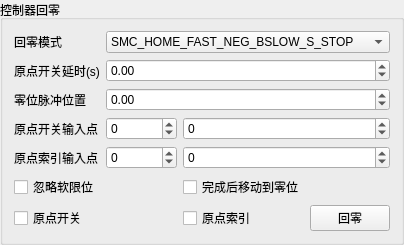
        <widget class="QGroupBox" name="groupBox_20">
         <property name="title">
          <string>控制器回零</string>
         </property>
         <layout class="QGridLayout" name="gridLayout_8">
          <item row="6" column="2">
           <widget class="QCheckBox" name="ckHomeRetrunZero">
            <property name="text">
             <string>完成后移动到零位</string>
            </property>
           </widget>
          </item>
          <item row="0" column="0">
           <widget class="QLabel" name="lbHomeStatus_60">
            <property name="text">
             <string>回零模式</string>
            </property>
           </widget>
          </item>
          <item row="7" column="0">
           <widget class="QCheckBox" name="ckSmcHomeIO">
            <property name="text">
             <string>原点开关</string>
            </property>
           </widget>
          </item>
          <item row="4" column="0">
           <widget class="QLabel" name="lbHomeStatus_58">
            <property name="text">
             <string>原点索引输入点</string>
            </property>
           </widget>
          </item>
          <item row="2" column="0">
           <widget class="QLabel" name="lbHomeStatus_56">
            <property name="text">
             <string>零位脉冲位置</string>
            </property>
           </widget>
          </item>
          <item row="1" column="0">
           <widget class="QLabel" name="lbHomeStatus_53">
            <property name="text">
             <string>原点开关延时(s)</string>
            </property>
           </widget>
          </item>
          <item row="4" column="1">
           <widget class="QSpinBox" name="txAxisHomeIndexModule">
            <property name="minimum">
             <number>-99</number>
            </property>
           </widget>
          </item>
          <item row="3" column="0">
           <widget class="QLabel" name="lbHomeStatus_57">
            <property name="text">
             <string>原点开关输入点</string>
            </property>
           </widget>
          </item>
          <item row="3" column="1">
           <widget class="QSpinBox" name="txAxisHomeSwitchModule">
            <property name="minimum">
             <number>-99</number>
            </property>
           </widget>
          </item>
          <item row="7" column="2">
           <widget class="QCheckBox" name="ckSmcHomeIndex">
            <property name="text">
             <string>原点索引</string>
            </property>
           </widget>
          </item>
          <item row="6" column="0">
           <widget class="QCheckBox" name="ckIgnoreHw">
            <property name="text">
             <string>忽略软限位</string>
            </property>
           </widget>
          </item>
          <item row="7" column="3">
           <widget class="QPushButton" name="btPlcHome">
            <property name="text">
             <string>回零</string>
            </property>
            <property name="checkable">
             <bool>false</bool>
            </property>
           </widget>
          </item>
          <item row="4" column="2" colspan="2">
           <widget class="QSpinBox" name="txAxisHomeIndexIO">
            <property name="minimum">
             <number>-99</number>
            </property>
           </widget>
          </item>
          <item row="3" column="2" colspan="2">
           <widget class="QSpinBox" name="txAxisHomeSwitchIO">
            <property name="minimum">
             <number>-99</number>
            </property>
           </widget>
          </item>
          <item row="2" column="1" colspan="3">
           <widget class="QDoubleSpinBox" name="txAxisHomePls">
            <property name="readOnly">
             <bool>false</bool>
            </property>
            <property name="decimals">
             <number>2</number>
            </property>
            <property name="minimum">
             <double>-999999.000000000000000</double>
            </property>
            <property name="maximum">
             <double>999999.989999999990687</double>
            </property>
            <property name="value">
             <double>0.000000000000000</double>
            </property>
           </widget>
          </item>
          <item row="1" column="1" colspan="3">
           <widget class="QDoubleSpinBox" name="txAxisHomeSwitchDelay">
            <property name="readOnly">
             <bool>false</bool>
            </property>
            <property name="decimals">
             <number>2</number>
            </property>
            <property name="minimum">
             <double>-999999.000000000000000</double>
            </property>
            <property name="maximum">
             <double>999999.989999999990687</double>
            </property>
            <property name="value">
             <double>0.000000000000000</double>
            </property>
           </widget>
          </item>
          <item row="0" column="1" colspan="3">
           <widget class="QComboBox" name="cbAxisSmcHomeMode">
            <item>
             <property name="text">
              <string>SMC_HOME_FAST_NEG_BSLOW_S_STOP</string>
             </property>
            </item>
            <item>
             <property name="text">
              <string>SMC_HOME_FAST_NEG_BSLOW_STOP_S</string>
             </property>
            </item>
            <item>
             <property name="text">
              <string>SMC_HOME_FAST_NEG_BSLOW_I_S_STOP</string>
             </property>
            </item>
            <item>
             <property name="text">
              <string>SMC_HOME_FAST_NEG_SLOW_S_STOP</string>
             </property>
            </item>
            <item>
             <property name="text">
              <string>SMC_HOME_FAST_NEG_SLOW_STOP_S</string>
             </property>
            </item>
            <item>
             <property name="text">
              <string>SMC_HOME_FAST_NEG_SLOW_I_S_STOP</string>
             </property>
            </item>
            <item>
             <property name="text">
              <string>SMC_HOME_FAST_POS_BSLOW_S_STOP</string>
             </property>
            </item>
            <item>
             <property name="text">
              <string>SMC_HOME_FAST_POS_BSLOW_STOP_S</string>
             </property>
            </item>
            <item>
             <property name="text">
              <string>SMC_HOME_FAST_POS_BSLOW_I_S_STOP</string>
             </property>
            </item>
            <item>
             <property name="text">
              <string>SMC_HOME_FAST_POS_SLOW_S_STOP</string>
             </property>
            </item>
            <item>
             <property name="text">
              <string>SMC_HOME_FAST_POS_SLOW_STOP_S</string>
             </property>
            </item>
            <item>
             <property name="text">
              <string>SMC_HOME_FAST_POS_SLOW_I_S_STOP</string>
             </property>
            </item>
           </widget>
          </item>
         </layout>
        </widget>
